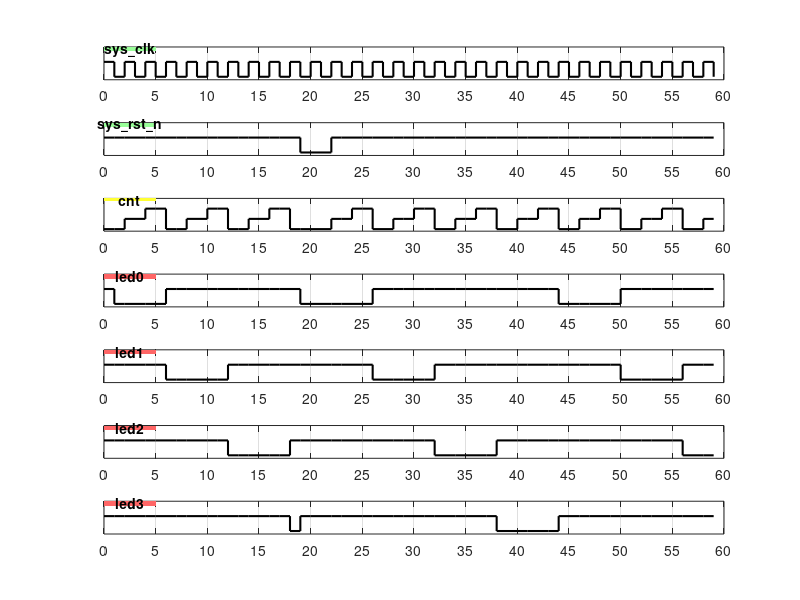

Reproduce this figure in MATLAB.

N = 3;             
cycles = 60;          
t = 0:cycles-1;       

sys_clk   = zeros(1, cycles);
sys_rst_n = ones(1, cycles);
cnt       = zeros(1, cycles);
led0      = ones(1, cycles); 
led1      = ones(1, cycles);
led2      = ones(1, cycles);
led3      = ones(1, cycles);

for i = 1:cycles
    sys_clk(i) = mod(i,2); 
end

sys_rst_n(20:22) = 0;  

cnt_val   = 0;
led_index = 0; 
for i = 2:cycles
    if sys_rst_n(i) == 0
        cnt_val   = 0;
        led_index = 0;
    else
        if sys_clk(i) == 1 && sys_clk(i-1) == 0 
            if cnt_val == N-1
                cnt_val   = 0;
                led_index = mod(led_index+1,4); 
            else
                cnt_val = cnt_val + 1;
            end
        end
    end

    cnt(i) = cnt_val;

    led0(i) = 1; led1(i) = 1; led2(i) = 1; led3(i) = 1;
    switch led_index
        case 0, led0(i) = 0;
        case 1, led1(i) = 0;
        case 2, led2(i) = 0;
        case 3, led3(i) = 0;
    end
end

figure;
signals = {sys_clk, sys_rst_n, cnt, led0, led1, led2, led3};
names   = {'sys_clk','sys_rst_n','cnt','led0','led1','led2','led3'};
colors  = {[0.6 1 0.6],[0.6 1 0.6],[1 1 0.2],...
           [1 0.4 0.4],[1 0.4 0.4],[1 0.4 0.4],[1 0.4 0.4]};

for k = 1:numel(signals)
    subplot(numel(signals),1,k);
    stairs(t, signals{k}, 'k','LineWidth',1.5); 
    ylim([-0.2 max(signals{k})+1]); xlim([0 cycles])
    grid on;
    set(gca,'YTick',[],'XTick',0:5:cycles);

    yl = ylim; xl = xlim;
    patch([xl(1), xl(1)+5, xl(1)+5, xl(1)], ...
          [yl(2)-0.3, yl(2)-0.3, yl(2), yl(2)], ...
          colors{k}, 'EdgeColor','none');
    text(xl(1)+2.5, yl(2)-0.15, names{k}, ...
        'HorizontalAlignment','center','VerticalAlignment','middle', ...
        'FontWeight','bold','Interpreter','none');
end